Frame 1 (no input): blank canvas, image omitted
Frame 60 (no input): blank canvas, image omitted
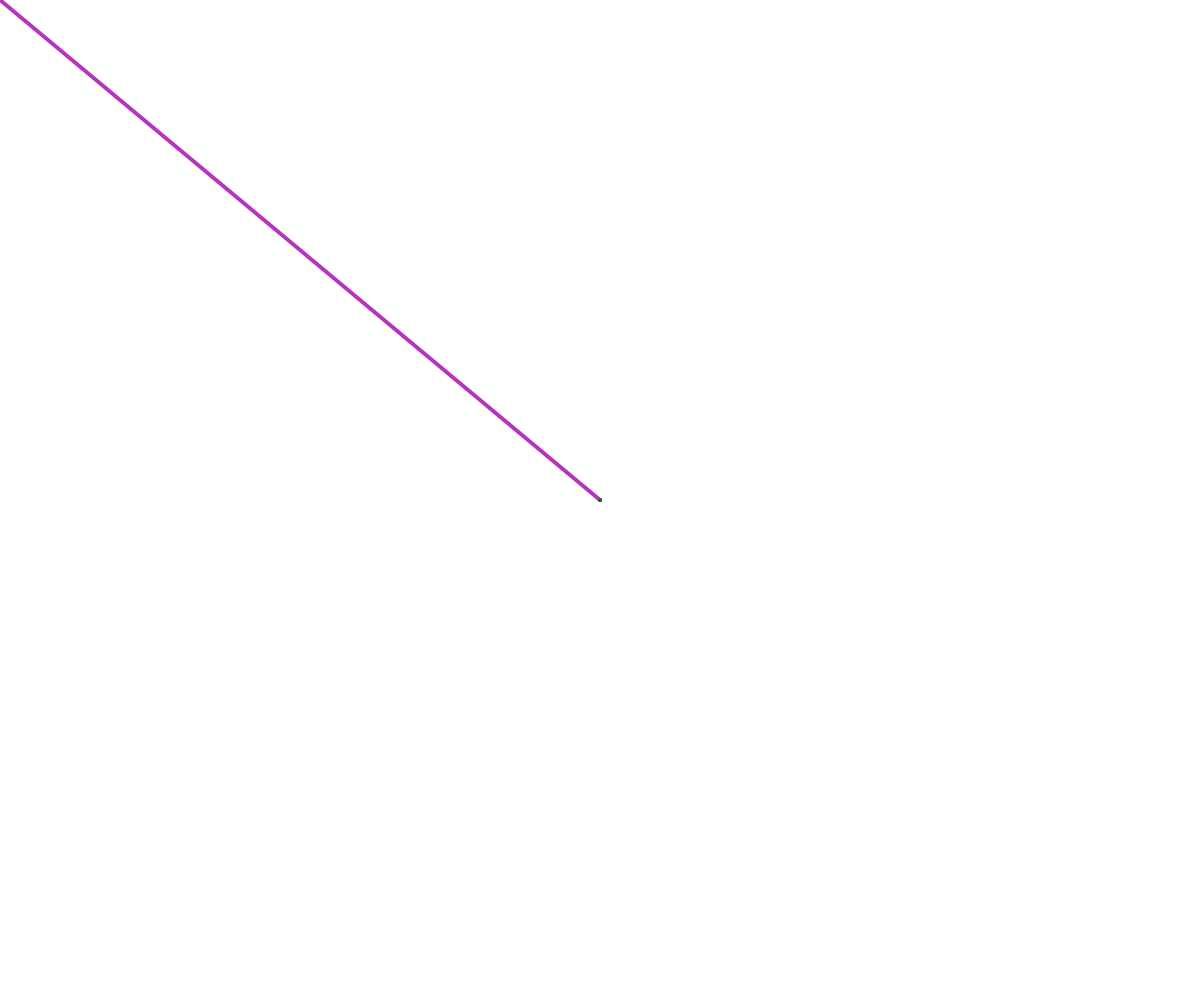
Frame 120 (the mouse pressed at the canvas centre since frame 60)

The p5.js sketch whose frames 1 and 60 were blank and that drew this single picture after the mouse press (run headless with seeded random() and noise() and a simulated clock; from frame 60 on, the mouse is pressed at the canvas centre):

// p5.js sketch
// ── sketch.js
let canvas;

function setup(){
    canvas = createCanvas(windowWidth, windowHeight);
    canvas.position(0, 0);
    canvas.style('z-index', '-1');
}

function draw(){
    if(mouseIsPressed){
        document.getElementsByTagName("body")[0].classList.add("unselectable");
        let col = color(round(random(0, 255)), round(random(0, 255)), round(random(0, 255)));

        stroke(red(col), green(col), blue(col));
        strokeWeight(4);
        line(pmouseX, pmouseY, mouseX, mouseY);
    }else{
        document.getElementsByTagName("body")[0].classList.remove("unselectable");
        clear();
    }
}

function windowResized(){
    resizeCanvas(windowWidth, windowHeight);
}
